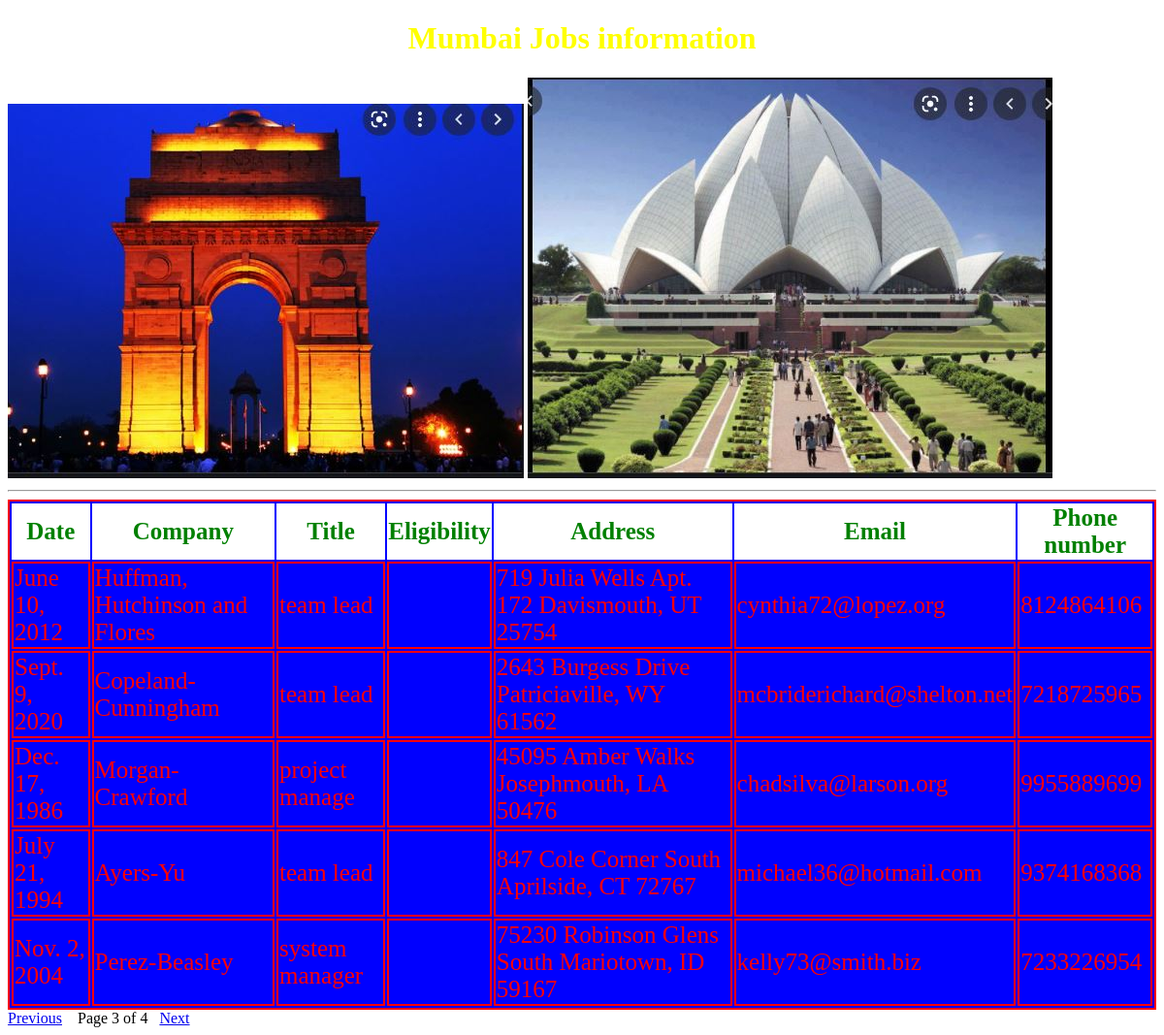
The app's page /mumbaijobs/?page=3 with its own data.
### testapp/models.py (models this page shows, shortened)
class mumjobs (models.Model):
	date=models.DateField();
	company=models.CharField(max_length=100);
	title= models.CharField(max_length=100);
	eligibility= models.CharField(max_length=100);
	address= models.CharField(max_length=100);
	email=models.EmailField();
	phonenumber=models.IntegerField()

### testapp/views.py (the view)
# urls.py: url(r'^mumbaijobs/',views.mumbaijobs )
def mumbaijobs (request):
    jobm_list=mumjobs.objects.all()
    paginator=Paginator (jobm_list,5)
    page_number=request.GET.get ('page')
    try:
        jobm_list=paginator.page(page_number)
    except PageNotAnInteger:
        jobm_list=paginator.page(1)
    except EmptyPage:
        jobm_list=paginator.page(paginator.num_pages)
    my_dict={'jobm_list': jobm_list}
    return render(request,'testapp/mumbaijobs.html',context=my_dict)

### templates/testapp/mumbaijobs.html (shortened to what this page needs)
<!DOCTYPE html>
{% load static %}
<html lang="en" dir="ltr">
<head>
    <link rel="stylesheet" href="{% static '/css/demo.css'%}">
</head>
<body>
    <h1>Mumbai Jobs information</h1>
    <img src ="{%static "images/indiaGate.jpg" %}" alt="">
    <img src ="{%static "images/lotusTemple.jpg" %}" alt="">
    <hr>
    {% if jobm_list %}
    <table id='tab'>
        <thead>
            <th>Date</th>
            <th>Company</th>
            <th>Title</th>
            <th>Eligibility</th>
            <th>Address</th>
            <th>Email</th>
            <th>Phone number</th>
        </thead>
        {%for job in jobm_list %}
    <tr>
        <td>{{job.date}}</td>
        <td>{{job.company}}</td>
        <td>{{job.title}}</td>
        <td>{{job.elegibility}}</td>
        <td>{{job.address}}</td>
        <td>{{job.email}}</td>
        <td>{{job.phonenumber}}</td>
    </tr>
    {% endfor %}
    </table>
    {% else %}
    <p> no jobs found in Mumbai</p>
    {% endif %}
    {%include 'testapp/pagination.html' with page=jobm_list%}
</body>
</html>

### static/css/demo.css (style rules this page uses)
body { background: url(https://images.unsplash.com/photo-1586348943529-beaae6c28db9?ixid=MnwxMjA3fDB8MHxwaG90by1wYWdlfHx8fGVufDB8fHx8&ixlib=rb-1.2.1&auto=format&fit=crop&w=358&q=80); background-repeat: no-repeat; background-size: cover; }
h1 { color:yellow; text-align: center; }
td,table { margin: auto; border: 2px solid red; color:red; background: blue; font-size: 25px; }
thead { background: white; color: green; }

### records on screen
mumjobs: date "June 10, 2012", company "Huffman, Hutchinson and Flores", title "team lead", address "719 Julia Wells Apt. 172 Davismouth, UT 25754", email "cynthia72@lopez.org", phonenumber "8124864106"
mumjobs: date "Sept. 9, 2020", company "Copeland-Cunningham", title "team lead", address "2643 Burgess Drive Patriciaville, WY 61562", email "mcbriderichard@shelton.net", phonenumber "7218725965"
mumjobs: date "Dec. 17, 1986", company "Morgan-Crawford", title "project manage", address "45095 Amber Walks Josephmouth, LA 50476", email "chadsilva@larson.org", phonenumber "9955889699"
mumjobs: date "July 21, 1994", company "Ayers-Yu", title "team lead", address "847 Cole Corner South Aprilside, CT 72767", email "michael36@hotmail.com", phonenumber "9374168368"
mumjobs: date "Nov. 2, 2004", company "Perez-Beasley", title "system manager", address "75230 Robinson Glens South Mariotown, ID 59167", email "kelly73@smith.biz", phonenumber "7233226954"

### other values on screen
{{ page.number }} "3"
{{ page.paginator.num_pages }} "4"
